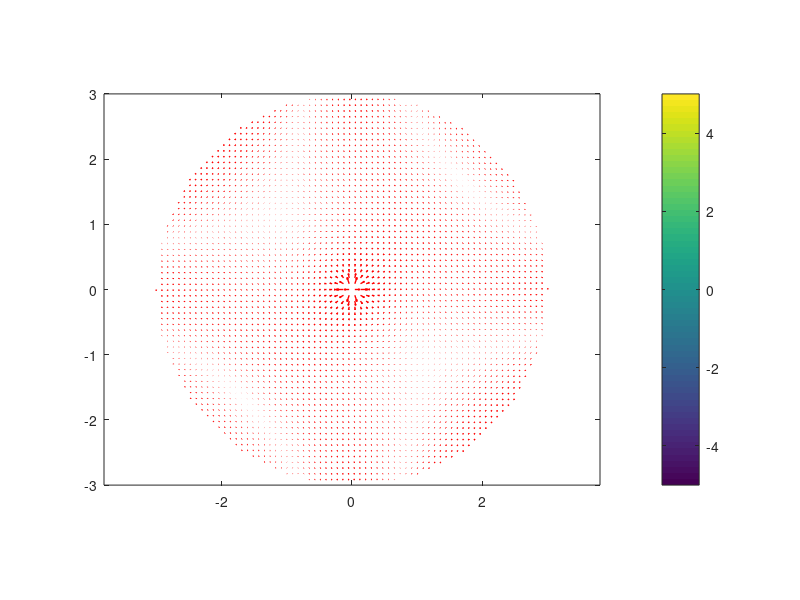

MATLAB code to generate this figure: (Note: this script raises an error after producing the figure.)
% generate dispalcement fields from potential function and use it to
% visualize displacement gradients, divergence and curl
% Rishav Mallick, EOS, 2021

clear

% potential functions
phi = @(m,a,x2,x3) 0.5*m.*log(x2.^2 + x3.^2) + 2.*sin(a*x3.*x2);
u2_a = @(m,a,x2,x3) m.*x2./(x2.^2 + x3.^2) + 2*a*x3.*cos(a.*x3.*x2);
u3_a = @(m,a,x2,x3) m.*x3./(x2.^2 + x3.^2) + 2*a*x2.*cos(a.*x3.*x2);

m = 3;
a = 0.7;

ng = 70;

x2 = linspace(-3,3,ng)';
x3 = linspace(-3,3,ng-1);

[X2,X3] = meshgrid(x2,x3);

potfield = phi(m,a,X2,X3);
[u2,u3] = gradient(potfield,x2,x3);

rcond = sqrt(X2.^2 + X3.^2) > 3;
u2(rcond) = nan;
u3(rcond) = nan;

%% plot potential field and displacements
np = 1;
nsamp = 50;
rng(42)

figure(1),clf
% imagesc(x2,x3,sqrt(u2.^2 + u3.^2)), hold on
% contourf(x2,x3,sqrt(u2.^2 + u3.^2),[-5:5],'-','LineWidth',0.1), hold on
startx2 = -.5 + 1.*rand(nsamp,1);
startx3 = -.5 + 1.*rand(nsamp,1);

% hl=streamline(X2,X3,u2,u3,startx2,startx3);
% set(hl,'Linewidth',1,'Color','w')
quiver(X2(1:np:end),X3(1:np:end),u2(1:np:end),u3(1:np:end),'r','LineWidth',1)
axis tight equal
caxis([-1 1].*5)
cb=colorbar;cb.Label.String = '|v(x_2,x_3)|';
xlabel('x'),ylabel('y')
set(gca,'FontSize',15,'LineWidth',1)

%%
figure(2),clf
subplot(2,3,1)
imagesc(x2,x3,u2), hold on
contour(x2,x3,u2,[-5:5],'k','LineWidth',1)
axis tight equal
cb=colorbar;cb.Label.String = 'u_2';
set(gca,'FontSize',15,'LineWidth',1)
caxis([-1 1].*5)

subplot(2,3,4)
imagesc(x2,x3,u3), hold on
contour(x2,x3,u3,[-5:5],'k','LineWidth',1)
axis tight equal
cb=colorbar;cb.Label.String = 'u_3';
set(gca,'FontSize',15,'LineWidth',1)
caxis([-1 1].*5)

subplot(2,3,2)
imagesc(x2,x3,u2_a(m,a,X2,X3)), hold on
contour(x2,x3,u2_a(m,a,X2,X3),[-5:5],'k','LineWidth',1)
axis tight equal
cb=colorbar;cb.Label.String = 'u_2 (analytical)';
set(gca,'FontSize',15,'LineWidth',1)
caxis([-1 1].*5)

subplot(2,3,5)
imagesc(x2,x3,u3_a(m,a,X2,X3)), hold on
contour(x2,x3,u3_a(m,a,X2,X3),[-5:5],'k','LineWidth',1)
axis tight equal
cb=colorbar;cb.Label.String = 'u_3 (analytical)';
set(gca,'FontSize',15,'LineWidth',1)
caxis([-1 1].*5)

subplot(2,3,3)
imagesc(x2,x3,u2_a(m,a,X2,X3)-u2)
axis tight equal
cb=colorbar;cb.Label.String = 'error (u_2)';
set(gca,'FontSize',15,'LineWidth',1)
caxis([-1 1].*1)

subplot(2,3,6)
imagesc(x2,x3,u3_a(m,a,X2,X3)-u3)
axis tight equal
cb=colorbar;cb.Label.String = 'error (u_3)';
set(gca,'FontSize',15,'LineWidth',1)
caxis([-1 1].*1)

%% compute gradients
% [u22,u23] = gradient(u2_a(m,a,X2,X3),x2,x3);
% [u32,u33] = gradient(u3_a(m,a,X2,X3),x2,x3);

[u22,u23] = gradient(u2,x2,x3);
[u32,u33] = gradient(u3,x2,x3);

curlu = u32-u23;
divu = u22+u33;

curlu(rcond) = nan;
divu(rcond) = nan;

figure(4),clf
subplot(121)
imagesc(x2,x3,divu), hold on
contour(x2,x3,divu,[-10:2:10],'k-','LineWidth',1)
quiver(X2(1:np:end),X3(1:np:end),u2(1:np:end),u3(1:np:end),'r','LineWidth',1)
axis tight equal
cb=colorbar;cb.Label.String = '\nabla.u';
set(gca,'FontSize',15,'LineWidth',1)
caxis([-1 1].*10)

subplot(122)
imagesc(x2,x3,curlu), hold on
quiver(X2(1:np:end),X3(1:np:end),u2(1:np:end),u3(1:np:end),'r','LineWidth',1)
axis tight equal
cb=colorbar;cb.Label.String = '\nabla x u';
set(gca,'FontSize',15,'LineWidth',1)
caxis([-1 1].*1)








